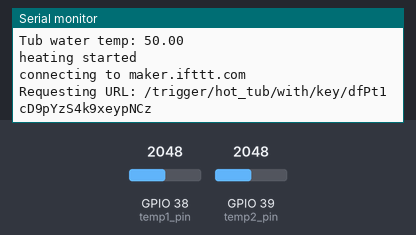
A sketch run on a simulated ESP32. Shown: the last lines printed to the serial monitor. The test bench sets the inputs (shaded band); at power-on: GPIO 39 (temp2_pin) = 2048, GPIO 38 (temp1_pin) = 2048 (analog values on the 0–4095 scale). WiFi joins after 1.5 s; servers stay silent unless stated.

Above: at 2.8 s.
2.9 s: GPIO 39 (temp2_pin) set to 2866
At 5.0 s:
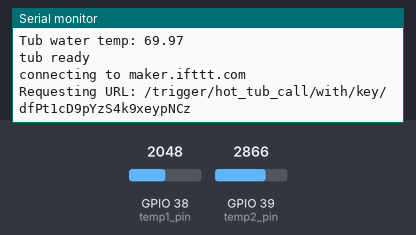
5.7 s: GPIO 38 (temp1_pin) set to 2866
At 6.8 s:
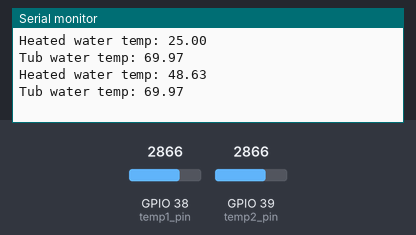
7.2 s: GPIO 38 (temp1_pin) set to 3603
At 7.5 s:
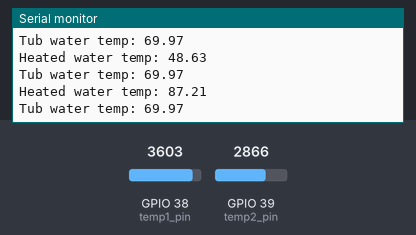
8.7 s: GPIO 39 (temp2_pin) set to 3603
At 10.0 s:
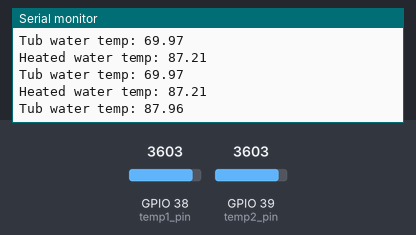
Timing chart, 0 to 11.2 s (numbered marks = the images above; inputs shaded):
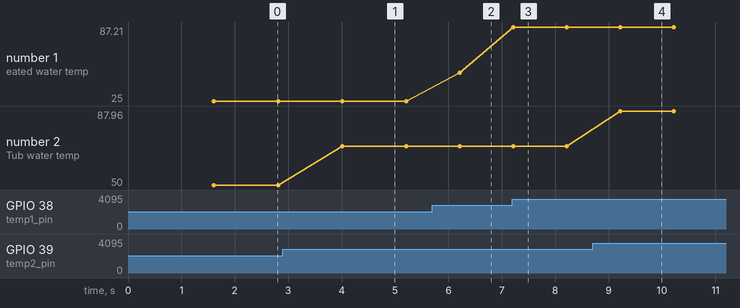

The sketch:

hottub_call.ino
```cpp
// Home Automation - Hot tub
// Eemeli Halme & Leevi Kinnunen
// 2023
// IFTTT: https://randomnerdtutorials.com/esp32-door-status-monitor-email/

#include <WiFi.h>

#define WIFI_SSID "eme"
#define WIFI_PASSWORD "sanasala"
#define CONNECTION_TIMEOUT 10
#define HOST "maker.ifttt.com"
#define API_KEY_EMAIL "dfPt1cD9pYzS4k9xeypNCz"
#define HTTPPORT 80
#define MESSAGE_INTERVAL_S 60
// Message types
#define MSG_START 1
#define MSG_INFO 2
#define MSG_HEAT 3
#define MSG_READY 4

// NTC sensor constants
const int temp1_pin = A2;   // Heated water
const int temp2_pin = A3;   // Tub
const float invT25 = 1.00 / 298.15;
const float invBeta = 1.00 / 3435.00;
const float adcMax = 4096.00;

bool heating = false;
bool ready = false;
bool notified = false;
unsigned long startTime = 0;
unsigned long notifyTime = 0;
float heatTemp = 0;
float tubTemp = 0;


// SETUP //
void setup() {
  Serial.begin(115200);
  analogReadResolution(12);  // 0-4096

  WiFi.begin(WIFI_SSID, WIFI_PASSWORD);
  Serial.print("Connecting to Wi-Fi");
  int timeout_counter = 0;
  while (WiFi.status() != WL_CONNECTED) {
    Serial.print(".");
    delay(200);
    timeout_counter++;
    if(timeout_counter >= CONNECTION_TIMEOUT * 5) {
      Serial.println();
      Serial.println("Failed to connect, restarting...");
      ESP.restart();
    }
  }
  Serial.print("Connected with IP: ");
  Serial.println(WiFi.localIP());
  Serial.println();

  //triggerIFTTT();
}


// LOOP //
void loop() {
  unsigned long currentTime = millis();
  measureHeatTemp();
  measureTubTemp();

  if(heating && !ready) {
    if(heatTemp > 60) {
      notified = false;
    }

    // Tub ready
    if (tubTemp >= 60) {
      Serial.println("tub ready");
      heating = false;
      ready = true;
      triggerIFTTT(MSG_READY);
    }

    // Message to add wood
    else if(heatTemp < 60 && !notified) {
      Serial.println("add wood");
      notified = true;
      triggerIFTTT(MSG_HEAT);
    }

    // 10 min info
    else if((currentTime - notifyTime) > (MESSAGE_INTERVAL_S * 1000)){
      Serial.println("10 min info");
      notifyTime = currentTime;
      triggerIFTTT(MSG_INFO);
    }
  }

  // Save start time
  else if(!heating && heatTemp > 20 && !ready) {
    Serial.println("heating started");
    startTime = currentTime;
    notifyTime = startTime;
    heating = true;
    triggerIFTTT(MSG_START);
  }

  delay(1000);
}


// FUNCTIONS //
// Measure temperature of heated water
void measureHeatTemp() {
  uint16_t temp_adc = analogRead(temp1_pin);
  // Convert to celcius
  heatTemp = (1.00 / (invT25 + invBeta * (log(adcMax / (float)temp_adc - 1.00)))) - 273.15;
  Serial.print("Heated water temp: ");
  Serial.println(heatTemp);
}

// Measure temperature of tub water
void measureTubTemp() {
  uint16_t temp_adc = analogRead(temp2_pin);
  tubTemp = 100 * temp_adc / adcMax; // 0...100 'C
  Serial.print("Tub water temp: ");
  Serial.println(tubTemp);
}

// Trigger IFTTT with message
void triggerIFTTT(int messageType) {
  WiFiClient client;
  String heatC = String(heatTemp, 2);
  String tubC = String(tubTemp, 2);
  String message = "";
  String event = "";

  // Make message according to type
  switch (messageType) {
    case MSG_START:
    message = "Heating started";
    event = "hot_tub";
    break;

    case MSG_INFO: {
    unsigned long heatTime = (millis() - startTime) / 1000;
    int Seconds = heatTime % 60;
    int Minutes = (heatTime / 60) % 60;
    int Hours = (heatTime / 3600) % 24;
    String time = String(Hours) + ":" + String(Minutes) + ":" + String(Seconds);
    message = "Time heated: ";
    message += time;
    event = "hot_tub";
    }
    break;

    case MSG_HEAT:
    message = "Time to add some wood!";
    event = "hot_tub";
    break;

    case MSG_READY:
    message = "Hottub is ready!";
    event = "hot_tub_call";
    break;
  }


  // Make and count POST content
  String content =  "value1=" + message + "&" +
                    "value2=" + heatC + "&" +
                    "value3=" + tubC;
  String length = (String)content.length();

  // POST data
  Serial.print("connecting to ");
  Serial.println(HOST);
  if (!client.connect(HOST, HTTPPORT)) {
    Serial.println("connection failed");
    return;
  }

  // template: https://maker.ifttt.com/trigger/{event}/with/key/{webhooks_key}?value1=value1&value2=value2&value3=value3
  //String url = "/trigger/hot_tub/with/key/";
  String url = "/trigger/" + event + "/with/key/";
  url += API_KEY_EMAIL;
  Serial.print("Requesting URL: ");
  Serial.println(url);
  client.print(String("POST ") + url + " HTTP/1.1\r\n" +
                      "Host: " + HOST + "\r\n" +
                      "Content-Type: application/x-www-form-urlencoded\r\n" +
                      "Content-Length: " + length + "\r\n\r\n" +
                      content + "\r\n");
  /*
  Serial.print(String("POST ") + url + " HTTP/1.1\r\n" +
                      "Host: " + HOST + "\r\n" +
                      "Content-Type: application/x-www-form-urlencoded\r\n" +
                      "Content-Length: " + length + "\r\n\r\n" +
                      content + "\r\n");
  */
}
```

Measured:
- after the input at 2.9 s, the serial monitor: prints a new line after 1.1 s (image 1)
- after the input at 5.7 s, the serial monitor: prints a new line after 0.52 s (image 2)
- after the input at 7.2 s, the serial monitor: prints a new line at once (image 3)
- after the input at 8.7 s, the serial monitor: prints a new line after 0.52 s (image 4)
- plotted number 1: 25 → 48.63 after the input at 5.7 s, 48.63 → 87.21 after the input at 7.2 s
- plotted number 2: 50 → 69.97 after the input at 2.9 s, 69.97 → 87.96 after the input at 8.7 s
